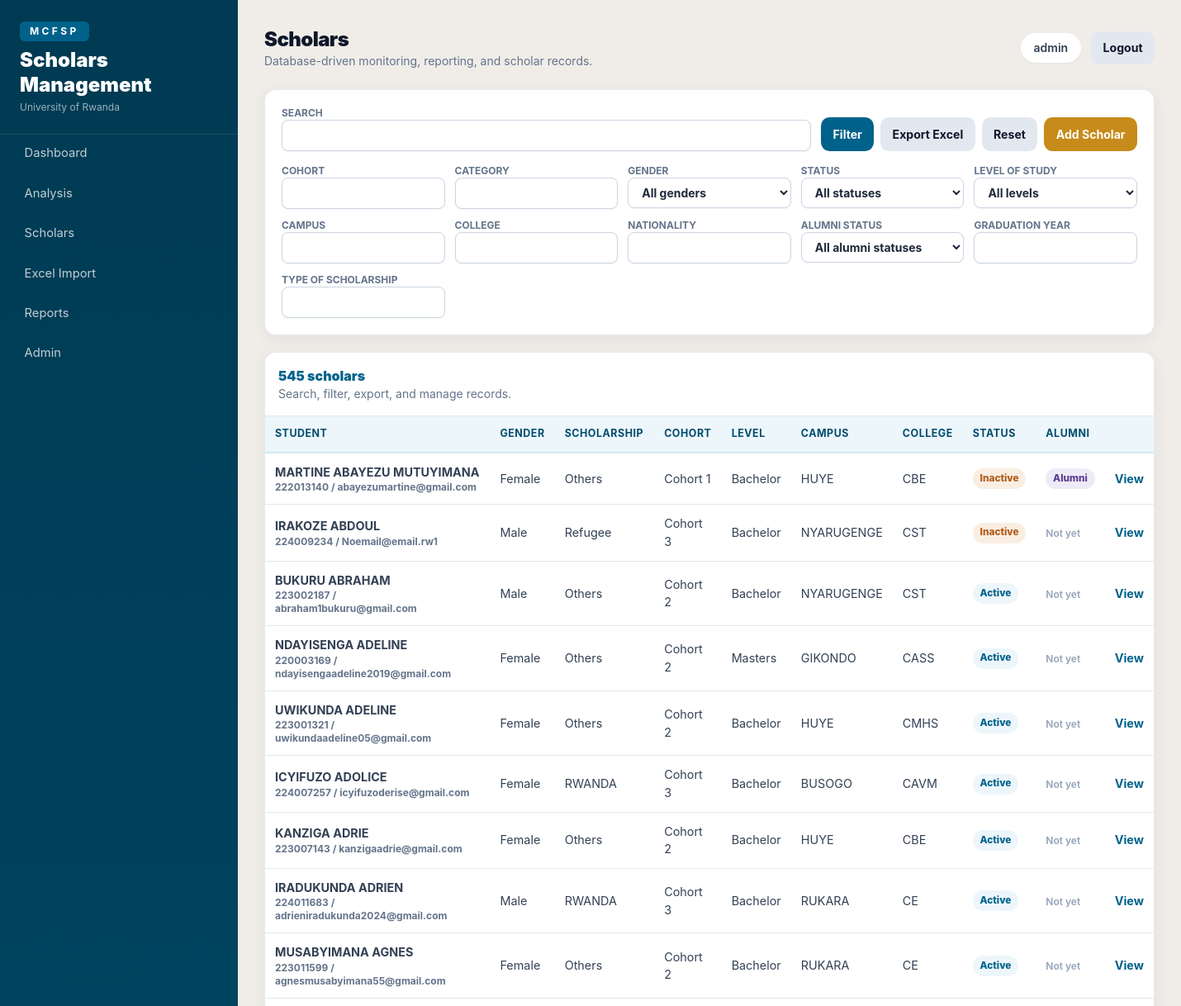
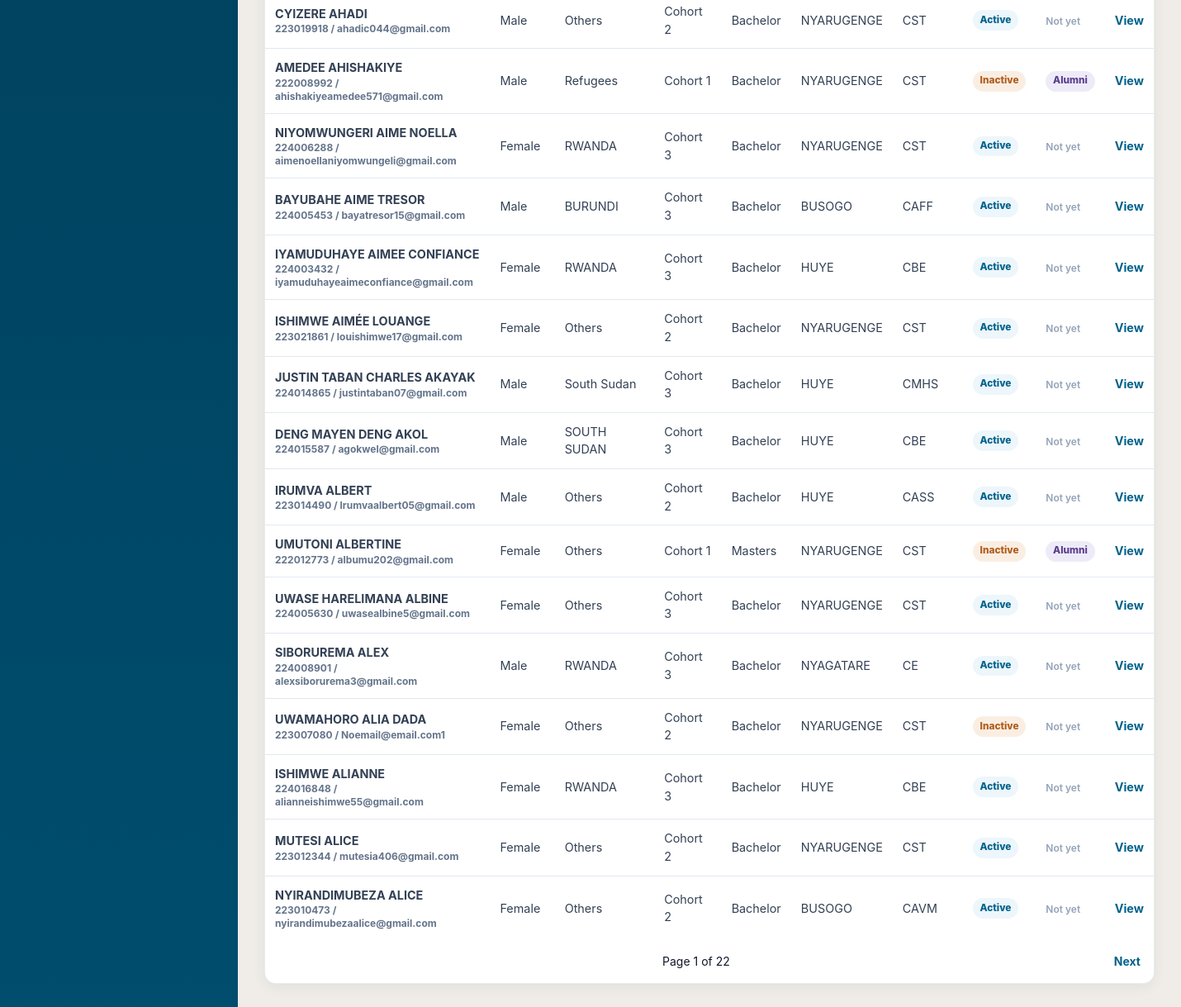
Screenshot of /scholars/ (signed in) with the database file from the repository (2 pictures, top to bottom).
### scholars/models.py (models this page shows, shortened)
class Scholar(models.Model):
    GENDER_CHOICES = [("Female", "Female"), ("Male", "Male"), ("Other", "Other")]
    STEM_CHOICES = [("STEM", "STEM"), ("Non-STEM", "Non-STEM")]
    LEVEL_CHOICES = [
        ("Bachelor", "Bachelor"),
        ("Masters", "Masters"),
        ("PhD", "PhD"),
        ("Diploma", "Diploma"),
        ("Certificate", "Certificate"),
    ]
    PROGRAM_CHOICES = [("Undergraduate", "Undergraduate"), ("Postgraduate", "Postgraduate")]
    student_no = models.CharField(max_length=60, unique=True, null=True, blank=True)
    first_name = models.CharField(max_length=100)
    last_name = models.CharField(max_length=100)
    gender = models.CharField(max_length=20, choices=GENDER_CHOICES)
    category = models.CharField(max_length=80, blank=True)
    cohort = models.CharField(max_length=20)
    level_of_study = models.CharField(max_length=40, choices=LEVEL_CHOICES)
    campus = models.CharField(max_length=120)
    college = models.CharField(max_length=160)
    nationality = models.CharField(max_length=100)
    program_type = models.CharField(max_length=50, choices=PROGRAM_CHOICES, blank=True)
    program = models.CharField(max_length=200, blank=True)
    program_of_studies = models.CharField(max_length=220, blank=True)
    stem_category = models.CharField(max_length=30, choices=STEM_CHOICES, blank=True)
    is_active = models.BooleanField(default=True)
    is_alumni = models.BooleanField(default=False)
    consider_alumni_as_active = models.BooleanField(default=False)
    expected_graduation_year = models.PositiveIntegerField(null=True, blank=True)
    graduation_year = models.PositiveIntegerField(null=True, blank=True)
    class_year = models.CharField(max_length=20, blank=True)
    intake = models.CharField(max_length=60, blank=True)
    batch = models.CharField(max_length=80, blank=True)
    type_of_scholarship = models.CharField(max_length=120, blank=True)
    region_category = models.CharField(max_length=120, blank=True)
    home_country = models.CharField(max_length=120, blank=True)
    nationality_country = models.CharField(max_length=120, blank=True)
    province = models.CharField(max_length=120, blank=True)
    district = models.CharField(max_length=120, blank=True)
    sector = models.CharField(max_length=120, blank=True)
    cell = models.CharField(max_length=120, blank=True)
    village = models.CharField(max_length=120, blank=True)
    length_of_program = models.CharField(max_length=60, blank=True)
    home_district = models.CharField(max_length=120, blank=True)
    promotion = models.CharField(max_length=120, blank=True)
    accepted_offer_status = models.CharField(max_length=120, blank=True)
    dropout_active_status = models.CharField(max_length=120, blank=True)
    active_status_reason = models.TextField(blank=True)
    replacement = models.CharField(max_length=120, blank=True)
    by_enrollment = models.CharField(max_length=120, blank=True)
    alumni_status = models.CharField(max_length=120, blank=True)
    dob = models.DateField(null=True, blank=True)
    marital_status = models.CharField(max_length=60, blank=True)
    joining_year = models.PositiveIntegerField(null=True, blank=True)
    phone = models.CharField(max_length=50, blank=True)
    email = models.EmailField(unique=True)
    date_of_leaving_program = models.DateField(null=True, blank=True)
    where_is_going = models.CharField(max_length=200, blank=True)
    family_parent_1 = models.CharField(max_length=160, blank=True)
    family_parent_2 = models.CharField(max_length=160, blank=True)
    family_parent_3 = models.CharField(max_length=160, blank=True)
    family_parent_relation_1 = models.CharField(max_length=120, blank=True)
    family_parent_relation_2 = models.CharField(max_length=120, blank=True)
    family_parent_relation_3 = models.CharField(max_length=120, blank=True)
    family_parent_phone_1 = models.CharField(max_length=50, blank=True)
    family_parent_phone_2 = models.CharField(max_length=50, blank=True)
    family_parent_phone_3 = models.CharField(max_length=50, blank=True)
    life_status = models.CharField(max_length=160, blank=True)
    remarks = models.TextField(blank=True)
    created_at = models.DateTimeField(auto_now_add=True)
    updated_at = models.DateTimeField(auto_now=True)
    class Meta:
        ordering = ["last_name", "first_name"]
        indexes = [
            models.Index(fields=["cohort", "category", "gender"]),
            models.Index(fields=["campus", "college"]),
            models.Index(fields=["is_active", "is_alumni"]),
            models.Index(fields=["student_no"]),
            models.Index(fields=["type_of_scholarship"]),
        ]
    @property
    def full_name(self):
        return f"{self.first_name} {self.last_name}"
    @property
    def active_from_dropout_status(self):
        return is_active_dropout_status(self.dropout_active_status)
    def get_absolute_url(self):
        return reverse("scholar_detail", kwargs={"pk": self.pk})

### scholars/views.py (the view)
# urls.py: path("", views.scholar_list, name="scholar_list"),
@login_required
def scholar_list(request):
    scholars, form = filter_scholars(Scholar.objects.all(), request.GET)
    if request.GET.get("export") == "excel":
        return export_scholars_excel(scholars)
    paginator = Paginator(scholars, 25)
    page_obj = paginator.get_page(request.GET.get("page"))
    query_params = request.GET.copy()
    query_params.pop("page", None)
    query_string = query_params.urlencode()
    return render(request, "scholars/list.html", {"page_obj": page_obj, "filter_form": form, "can_edit": can_edit_scholars(request.user), "query_string": query_string})

### scholars/forms.py
class ScholarFilterForm(TailwindFormMixin, forms.Form):
    cohort = forms.CharField(required=False)
    category = forms.CharField(required=False)
    gender = forms.ChoiceField(required=False, choices=[("", "All genders")] + Scholar.GENDER_CHOICES)
    status = forms.ChoiceField(required=False, choices=[("", "All statuses"), ("active", "Active"), ("inactive", "Inactive")])
    level_of_study = forms.ChoiceField(required=False, choices=[("", "All levels")] + Scholar.LEVEL_CHOICES)
    campus = forms.CharField(required=False)
    college = forms.CharField(required=False)
    nationality = forms.CharField(required=False)
    alumni_status = forms.ChoiceField(required=False, choices=[("", "All alumni statuses"), ("yes", "Alumni"), ("no", "Not alumni")])
    graduation_year = forms.IntegerField(required=False)
    type_of_scholarship = forms.CharField(required=False)
    q = forms.CharField(required=False, label="Search")
    def __init__(self, *args, **kwargs):
        super().__init__(*args, **kwargs)
        self._style_fields()

### accounts/permissions.py (called while the page is built)
def user_role(user):
    if user.is_superuser:
        return ADMIN
    return getattr(getattr(user, "profile", None), "role", VIEWER)

def can_edit_scholars(user):
    return user_role(user) in {ADMIN, PROGRAM_MANAGER, DATA_OFFICER}

### scholars/forms.py (called while the page is built)
    def _style_fields(self):
        for field in self.fields.values():
            classes = field.widget.attrs.get("class", "")
            field.widget.attrs["class"] = f"{classes} {self.base_class}".strip()

### scholars/status.py (called while the page is built)
def normalized_status(value):
    return " ".join(str(value or "").strip().lower().split())

def is_active_dropout_status(value):
    return normalized_status(value) in ACTIVE_DROPOUT_STATUS_VALUES

### templates/scholars/list.html (shortened to what this page needs)
{% extends "base.html" %}
{% block page_title %}Scholars{% endblock %}
{% block content %}
<form class="card no-print mb-5 p-5" method="get">
  <div class="flex flex-col gap-3 lg:flex-row lg:items-end lg:justify-between">
    <label class="flex-1 text-xs font-bold uppercase text-slate-500">Search{{ filter_form.q }}</label>
    <div class="flex flex-wrap gap-2">
      <button class="btn btn-primary">Filter</button>
      <button class="btn btn-secondary" name="export" value="excel">Export Excel</button>
      <a class="btn btn-secondary" href="{% url 'scholar_list' %}">Reset</a>
      {% if can_edit %}<a class="btn btn-gold" href="{% url 'scholar_add' %}">Add Scholar</a>{% endif %}
    </div>
  </div>
  <div class="mt-4 grid gap-3 md:grid-cols-4 xl:grid-cols-5">
    {% for field in filter_form %}
      {% if field.name != "q" %}<label class="text-xs font-bold uppercase text-slate-500">{{ field.label }}{{ field }}</label>{% endif %}
    {% endfor %}
  </div>
</form>
<div class="card overflow-hidden">
  <div class="no-print flex items-center justify-between border-b border-slate-200 p-4">
    <div><div class="font-black text-[#00628b]">{{ page_obj.paginator.count }} scholars</div><div class="text-sm text-slate-500">Search, filter, export, and manage records.</div></div>
  </div>
  <div class="overflow-x-auto">
    <table class="table w-full">
      <thead><tr><th>Student</th><th>Gender</th><th>Scholarship</th><th>Cohort</th><th>Level</th><th>Campus</th><th>College</th><th>Status</th><th>Alumni</th><th></th></tr></thead>
      <tbody>
        {% for scholar in page_obj %}
          <tr>
            <td class="font-bold"><a href="{{ scholar.get_absolute_url }}">{{ scholar.full_name }}</a><div class="text-xs text-slate-500">{{ scholar.student_no|default:"No student no" }} / {{ scholar.email }}</div></td>
            <td>{{ scholar.gender }}</td><td>{{ scholar.type_of_scholarship|default:scholar.category }}</td><td>{{ scholar.cohort }}</td><td>{{ scholar.level_of_study }}</td><td>{{ scholar.campus }}</td><td>{{ scholar.college }}</td>
            <td>{% if scholar.active_from_dropout_status %}<span class="status-badge status-active">Active</span>{% else %}<span class="status-badge status-inactive">Inactive</span>{% endif %}</td><td>{% if scholar.is_alumni %}<span class="status-badge status-alumni">Alumni</span>{% else %}<span class="text-xs font-semibold text-slate-400">Not yet</span>{% endif %}</td>
            <td><a class="font-bold text-[#00628b]" href="{{ scholar.get_absolute_url }}">View</a></td>
          </tr>
        {% empty %}<tr><td colspan="10">No scholars found.</td></tr>{% endfor %}
      </tbody>
    </table>
  </div>
  <div class="no-print flex justify-between p-4 text-sm">
    <span>Page {{ page_obj.number }} of {{ page_obj.paginator.num_pages }}</span>
    {% if page_obj.has_next %}<a class="font-bold text-[#00628b]" href="?{% if query_string %}{{ query_string }}&{% endif %}page={{ page_obj.next_page_number }}">Next</a>{% else %}<span></span>{% endif %}
  </div>
</div>
{% endblock %}

### templates/base.html (shortened to what this page needs)
{% load static %}
<!doctype html>
<html lang="en">
<head>
  <script src="https://cdn.tailwindcss.com"></script>
  <link rel="stylesheet" href="{% static 'css/app.css' %}">
</head>
<body class="bg-[#f0ede8] text-slate-900">
  <div class="min-h-screen lg:flex">
    <aside class="no-print sidebar text-white lg:fixed lg:inset-y-0 lg:w-72">
      <div class="px-6 py-6 border-b border-white/10">
        <div class="inline-flex rounded-md bg-[#00628b] px-3 py-1 text-xs font-bold uppercase tracking-[0.28em] text-white shadow-sm">MCFSP</div>
        <div class="mt-2 text-2xl font-black leading-tight">Scholars Management</div>
        <div class="mt-1 text-xs text-white/60">University of Rwanda</div>
      </div>
      <nav class="space-y-1 px-4 pb-6">
        <a class="nav-link" href="{% url 'dashboard' %}">Dashboard</a>
        <a class="nav-link" href="{% url 'analysis' %}">Analysis</a>
        <a class="nav-link" href="{% url 'scholar_list' %}">Scholars</a>
        <a class="nav-link" href="{% url 'import_upload' %}">Excel Import</a>
        <a class="nav-link" href="{% url 'report_index' %}">Reports</a>
        <a class="nav-link" href="{% url 'admin:index' %}">Admin</a>
      </nav>
    </aside>
    <main class="lg:ml-72 flex-1 p-4 sm:p-6 lg:p-8">
      <header class="no-print mb-6 flex flex-col gap-3 sm:flex-row sm:items-center sm:justify-between">
        <div>
          <h1 class="text-2xl font-black tracking-tight">{% block page_title %}Dashboard{% endblock %}</h1>
          <p class="text-sm text-slate-500">Database-driven monitoring, reporting, and scholar records.</p>
        </div>
        <div class="flex items-center gap-3 text-sm">
          {% if user.is_authenticated %}
            <span class="rounded-full bg-white px-4 py-2 font-semibold text-slate-700 shadow-sm">{{ user.username }}</span>
            <form method="post" action="{% url 'logout' %}">{% csrf_token %}<button class="btn btn-secondary">Logout</button></form>
          {% endif %}
        </div>
      </header>
      {% block content %}{% endblock %}
    </main>
  </div>
</body>
</html>

### static/css/app.css (style rules this page uses)
:root { --primary: #00628b; --primary-dark: #004d6e; --primary-deep: #003a52; --primary-mid: #0079aa; --primary-pale: #d0e9f5; --primary-faint:#edf6fb; --gold: #c68b1a; --gold-pale: #fdf3dd; --bg: #f0ede8; --ink: #354055; --muted: #8e9aaa; --mcfsp-blue: #00628b; --mcfsp-teal: #00628b; --mcfsp-gold: #c68b1a; --mcfsp-bg: #f0ede8; --mcfsp-ink: #354055; --mcfsp-muted: #8e9aaa; }
body { font-family: Inter, ui-sans-serif, system-ui, -apple-system, BlinkMacSystemFont, "Segoe UI", sans-serif; }
.sidebar { background: linear-gradient(180deg, var(--primary-deep) 0%, var(--primary-dark) 100%); }
.nav-link { display:flex; align-items:center; gap:.65rem; border-radius:.65rem; padding:.7rem .85rem; color:rgba(255,255,255,.75); font-size:.92rem; transition:background .15s, color .15s; }
.card { border:1px solid rgba(30,40,50,.09); background:#fff; border-radius:14px; box-shadow:0 4px 16px rgba(0,62,90,.07); }
.btn { display:inline-flex; align-items:center; justify-content:center; gap:.4rem; border-radius:.65rem; padding:.62rem .9rem; font-weight:700; font-size:.88rem; transition:filter .15s; }
.btn-primary { background:var(--primary); color:white; }
.btn-secondary { background:#e2e8f0; color:#0f172a; }
.btn-gold { background:var(--gold); color:white; }
.table th { background:var(--primary-faint); color:var(--primary-dark); font-weight:700; text-align:left; padding:.75rem; font-size:.78rem; text-transform:uppercase; letter-spacing:.04em; border-bottom:2px solid var(--primary-pale); }
.table td { border-top:1px solid #e2e8f0; padding:.75rem; font-size:.9rem; color:#334155; }
.status-badge { display:inline-flex; align-items:center; border-radius:999px; padding:.22rem .55rem; font-size:.74rem; font-weight:800; }
.status-active { background:var(--primary-faint); color:var(--primary); }
.status-inactive { background:#faeee3; color:#b05c1a; }
.status-alumni { background:#eeebf8; color:#5c3e8f; }

### rows the page displays
Scholar: full_name "MARTINE ABAYEZU MUTUYIMANA", student_no "222013140", email "abayezumartine@gmail.com", gender "Female", type_of_scholarship "Others", cohort "Cohort 1", level_of_study "Bachelor", campus "HUYE", college "CBE", shows "Inactive", is_alumni "Alumni"
Scholar: full_name "IRAKOZE ABDOUL", student_no "224009234", email "Noemail@email.rw1", gender "Male", type_of_scholarship "Refugee", cohort "Cohort 3", level_of_study "Bachelor", campus "NYARUGENGE", college "CST", shows "Inactive", is_alumni "Not yet"
Scholar: full_name "BUKURU ABRAHAM", student_no "223002187", email "abraham1bukuru@gmail.com", gender "Male", type_of_scholarship "Others", cohort "Cohort 2", level_of_study "Bachelor", campus "NYARUGENGE", college "CST", dropout_active_status "Active", is_alumni "Not yet"
Scholar: full_name "NDAYISENGA ADELINE", student_no "220003169", email "ndayisengaadeline2019@gmail.com", gender "Female", type_of_scholarship "Others", cohort "Cohort 2", level_of_study "Masters", campus "GIKONDO", college "CASS", dropout_active_status "Active", is_alumni "Not yet"
Scholar: full_name "UWIKUNDA ADELINE", student_no "223001321", email "uwikundaadeline05@gmail.com", gender "Female", type_of_scholarship "Others", cohort "Cohort 2", level_of_study "Bachelor", campus "HUYE", college "CMHS", dropout_active_status "Active", is_alumni "Not yet"
Scholar: full_name "ICYIFUZO ADOLICE", student_no "224007257", email "icyifuzoderise@gmail.com", gender "Female", type_of_scholarship "RWANDA", cohort "Cohort 3", level_of_study "Bachelor", campus "BUSOGO", college "CAVM", dropout_active_status "Active", is_alumni "Not yet"
Scholar: full_name "KANZIGA ADRIE", student_no "223007143", email "kanzigaadrie@gmail.com", gender "Female", type_of_scholarship "Others", cohort "Cohort 2", level_of_study "Bachelor", campus "HUYE", college "CBE", dropout_active_status "Active", is_alumni "Not yet"
Scholar: full_name "IRADUKUNDA ADRIEN", student_no "224011683", email "adrieniradukunda2024@gmail.com", gender "Male", type_of_scholarship "RWANDA", cohort "Cohort 3", level_of_study "Bachelor", campus "RUKARA", college "CE", dropout_active_status "Active", is_alumni "Not yet"
Scholar: full_name "MUSABYIMANA AGNES", student_no "223011599", email "agnesmusabyimana55@gmail.com", gender "Female", type_of_scholarship "Others", cohort "Cohort 2", level_of_study "Bachelor", campus "RUKARA", college "CE", dropout_active_status "Active", is_alumni "Not yet"
Scholar: full_name "CYIZERE AHADI", student_no "223019918", email "ahadic044@gmail.com", gender "Male", type_of_scholarship "Others", cohort "Cohort 2", level_of_study "Bachelor", campus "NYARUGENGE", college "CST", dropout_active_status "Active", is_alumni "Not yet"
Scholar: full_name "AMEDEE AHISHAKIYE", student_no "222008992", email "ahishakiyeamedee571@gmail.com", gender "Male", type_of_scholarship "Refugees", cohort "Cohort 1", level_of_study "Bachelor", campus "NYARUGENGE", college "CST", shows "Inactive", is_alumni "Alumni"
Scholar: full_name "NIYOMWUNGERI AIME NOELLA", student_no "224006288", email "aimenoellaniyomwungeli@gmail.com", gender "Female", type_of_scholarship "RWANDA", cohort "Cohort 3", level_of_study "Bachelor", campus "NYARUGENGE", college "CST", dropout_active_status "Active", is_alumni "Not yet"
Scholar: full_name "BAYUBAHE AIME TRESOR", student_no "224005453", email "bayatresor15@gmail.com", gender "Male", type_of_scholarship "BURUNDI", cohort "Cohort 3", level_of_study "Bachelor", campus "BUSOGO", college "CAFF", dropout_active_status "Active", is_alumni "Not yet"
Scholar: full_name "IYAMUDUHAYE AIMEE CONFIANCE", student_no "224003432", email "iyamuduhayeaimeconfiance@gmail.com", gender "Female", type_of_scholarship "RWANDA", cohort "Cohort 3", level_of_study "Bachelor", campus "HUYE", college "CBE", dropout_active_status "Active", is_alumni "Not yet"
Scholar: full_name "ISHIMWE AIMÉE LOUANGE", student_no "223021861", email "louishimwe17@gmail.com", gender "Female", type_of_scholarship "Others", cohort "Cohort 2", level_of_study "Bachelor", campus "NYARUGENGE", college "CST", dropout_active_status "Active", is_alumni "Not yet"
Scholar: full_name "JUSTIN TABAN CHARLES AKAYAK", student_no "224014865", email "justintaban07@gmail.com", gender "Male", type_of_scholarship "South Sudan", cohort "Cohort 3", level_of_study "Bachelor", campus "HUYE", college "CMHS", dropout_active_status "Active", is_alumni "Not yet"
Scholar: full_name "DENG MAYEN DENG AKOL", student_no "224015587", email "agokwel@gmail.com", gender "Male", type_of_scholarship "SOUTH SUDAN", cohort "Cohort 3", level_of_study "Bachelor", campus "HUYE", college "CBE", dropout_active_status "Active", is_alumni "Not yet"
Scholar: full_name "IRUMVA ALBERT", student_no "223014490", email "lrumvaalbert05@gmail.com", gender "Male", type_of_scholarship "Others", cohort "Cohort 2", level_of_study "Bachelor", campus "HUYE", college "CASS", dropout_active_status "Active", is_alumni "Not yet"
Scholar: full_name "UMUTONI ALBERTINE", student_no "222012773", email "albumu202@gmail.com", gender "Female", type_of_scholarship "Others", cohort "Cohort 1", level_of_study "Masters", campus "NYARUGENGE", college "CST", shows "Inactive", is_alumni "Alumni"
Scholar: full_name "UWASE HARELIMANA ALBINE", student_no "224005630", email "uwasealbine5@gmail.com", gender "Female", type_of_scholarship "Others", cohort "Cohort 3", level_of_study "Bachelor", campus "NYARUGENGE", college "CST", dropout_active_status "Active", is_alumni "Not yet"
Scholar: full_name "SIBORUREMA ALEX", student_no "224008901", email "alexsiborurema3@gmail.com", gender "Male", type_of_scholarship "RWANDA", cohort "Cohort 3", level_of_study "Bachelor", campus "NYAGATARE", college "CE", dropout_active_status "Active", is_alumni "Not yet"
Scholar: full_name "UWAMAHORO ALIA DADA", student_no "223007080", email "Noemail@email.com1", gender "Female", type_of_scholarship "Others", cohort "Cohort 2", level_of_study "Bachelor", campus "NYARUGENGE", college "CST", shows "Inactive", is_alumni "Not yet"
Scholar: full_name "ISHIMWE ALIANNE", student_no "224016848", email "alianneishimwe55@gmail.com", gender "Female", type_of_scholarship "RWANDA", cohort "Cohort 3", level_of_study "Bachelor", campus "HUYE", college "CBE", dropout_active_status "Active", is_alumni "Not yet"
Scholar: full_name "MUTESI ALICE", student_no "223012344", email "mutesia406@gmail.com", gender "Female", type_of_scholarship "Others", cohort "Cohort 2", level_of_study "Bachelor", campus "NYARUGENGE", college "CST", dropout_active_status "Active", is_alumni "Not yet"
Scholar: full_name "NYIRANDIMUBEZA ALICE", student_no "223010473", email "nyirandimubezaalice@gmail.com", gender "Female", type_of_scholarship "Others", cohort "Cohort 2", level_of_study "Bachelor", campus "BUSOGO", college "CAVM", dropout_active_status "Active", is_alumni "Not yet"

### other values shown
{{ user.username }} "admin"
{{ field.label }} "COHORT" "CATEGORY" "GENDER" "STATUS" "LEVEL OF STUDY" "CAMPUS" "COLLEGE" "NATIONALITY" "ALUMNI STATUS" "GRADUATION YEAR" "TYPE OF SCHOLARSHIP"
{{ page_obj.paginator.count }} "545"
{{ page_obj.number }} "1"
{{ page_obj.paginator.num_pages }} "22"
